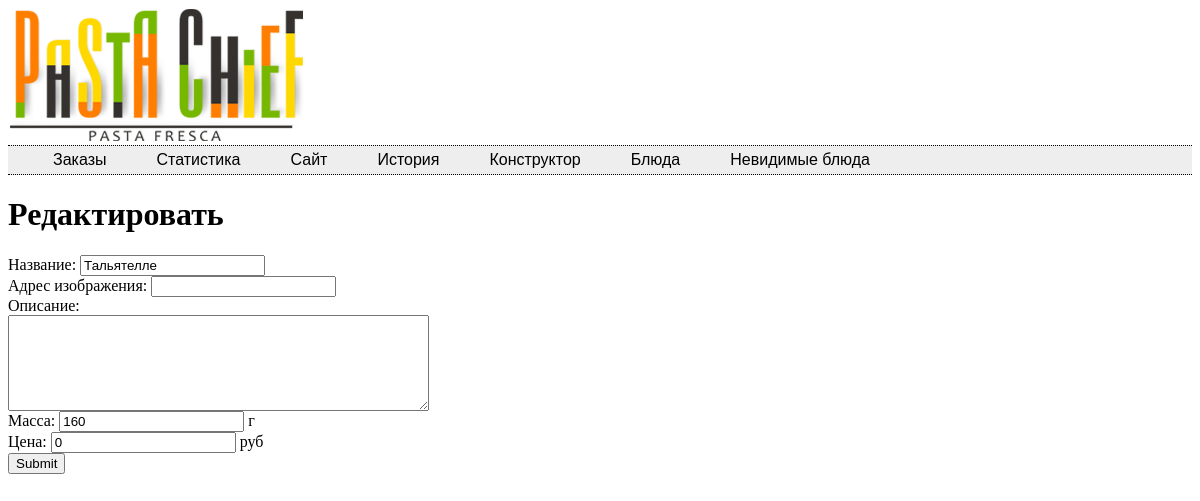
Screenshot of /admin/constredit.php?cihash=d9cc74db8d242c50efd76366e4bab636 with the database file from the repository.
### tables this page shows
CREATE TABLE IF NOT EXISTS `ps_constr` (
  `ciid` int(11) NOT NULL AUTO_INCREMENT,
  `cihash` varchar(100) NOT NULL,
  `ciname` varchar(500) NOT NULL,
  `ciimage` varchar(500) NOT NULL,
  `cidesc` text NOT NULL,
  `ciprice` int(11) NOT NULL,
  `cimass` int(11) NOT NULL,
  `cicat` int(11) NOT NULL,
  `vis` int(2) NOT NULL,
  PRIMARY KEY (`ciid`),
  UNIQUE KEY `cihash` (`cihash`)
);

### stdlib.php (called while the page is built, shortened)
<?php
function addq1($str) {
    $str = str_replace("\\","\\\\",$str);
    $str = str_replace("'","\\'",$str);
    return $str;
}
?>

### admin/constredit.php (the view, shortened to what this page needs)
<?php
if (isset($_POST['cihash'])) {
        $hash = $_POST['cihash'];
        if ($hash=="") $hash = md5(time() + microtime());
        if (mysql_query("INSERT INTO ps_constr VALUES('0','".addq1($hash)."','".addq1($_POST['ciname'])."','".addq1($_POST['ciimage'])."','".addq1($_POST['cidesc'])."','".addq1($_POST['ciprice'])."','".addq1($_POST['cimass'])."','".addq1($_POST['cicat'])."','1')".
                    " ON DUPLICATE KEY UPDATE ciname = '".addq1($_POST['ciname'])."', ciimage = '".addq1($_POST['ciimage'])."', cidesc = '".addq1($_POST['cidesc'])."', ciprice = '".addq1($_POST['ciprice'])."', cimass = '".addq1($_POST['cimass'])."';"))
         Header("Location: constructor.php"); else echo mysql_error();
         exit;
} elseif (isset($_GET['cihash'])) {
        $cihash = $_GET['cihash'];
        $ath = mysql_query("SELECT * FROM ps_constr WHERE cihash = '".addq1($cihash)."';");
        if ($ci = mysql_fetch_array($ath)) {
                if (isset($_GET['delete'])) {
                        mysql_query("UPDATE ps_constr SET vis = 0 WHERE cihash = '".addq1($cihash)."';");
                        Header("Location: constructor.php"); exit;
                }
        } else exit("несуществующий предмет");
} else {
        Header("Location: constructor.php");
}
  require_once("map.php");
  if ($ci['cihash']=="") echo "<h1>Добавить новый элемент</h1>";
  else echo "<h1>Редактировать</h1>";
  echo "<form method=post>";
  echo "Название: <input type=text name=ciname value=\"".htmlspecialchars($ci['ciname'])."\"><br>";
  echo "Адрес изображения: <input type=text name=ciimage value=\"".htmlspecialchars($ci['ciimage'])."\"><br>";
  echo "Описание:<br> <textarea cols=50 rows=6 name=cidesc>".htmlspecialchars($ci['cidesc'])."</textarea><br>";
  echo "Масса: <input type=text name=cimass value=\"".htmlspecialchars($ci['cimass'])."\"> г<br>";
  echo "Цена: <input type=text name=ciprice value=\"".htmlspecialchars($ci['ciprice'])."\"> руб<br>";
  echo "<input type=submit></form>";
?>

### rows the page displays
ps_constr: ciname "Тальятелле", cimass "160", ciprice "0"

### other values shown
$b "Заказы"
$b "Статистика"
$b "Сайт"
$b "История"
$b "Конструктор"
$b "Блюда"
$b "Невидимые блюда"
